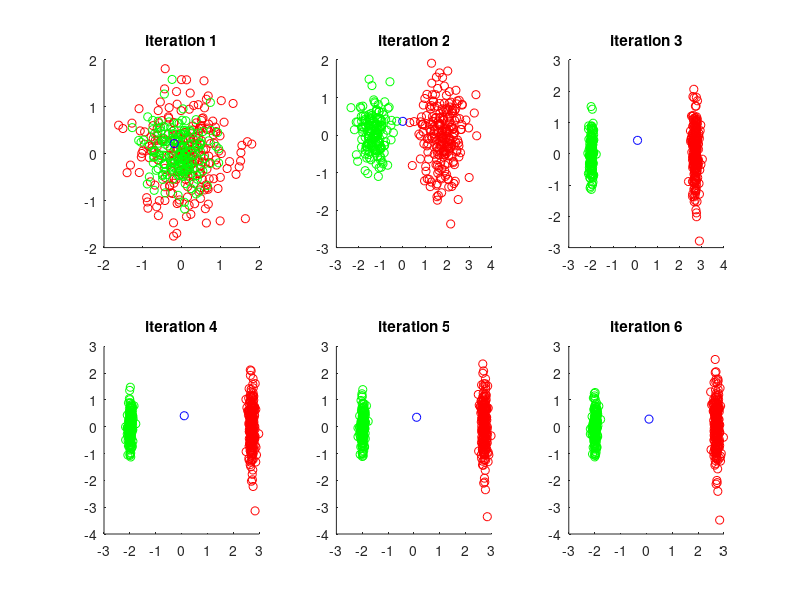

This figure's MATLAB source:
% testing residual least-squares for 3-molecule heterogeneity. ;
% just using random matrices (not operators built by slicing the sphere). ;

DM = 20; DF = 40;
N = 400; pA = 4/7; pB = 3/7; pC = 0/7;
NA = floor(pA*N); NB = floor(pB*N); NC = N-NA-NB;
EA = randn(NA*DM,DF); EB = randn(NB*DM,DF); EC = randn(NC*DM,DF); E = [EA;EB;EC];
FX = randn(DF,1); FA = FX + 0.1*randn(DF,1); FB = FX + 0.1*randn(DF,1); FC = FX + 0.1*randn(DF,1);
F = pA*FA+pB*FB+pC*FC;
MA2 = reshape(EA*FA,DM,NA); MA = MA2(:);
MB2 = reshape(EB*FB,DM,NB); MB = MB2(:);
MC2 = reshape(EC*FC,DM,NC); MC = MC2(:);
M2 = [MA2,MB2,MC2]; M = [MA;MB;MC];
F_r = E\M; R = M - E*F_r; G_r = E\R;
R2 = reshape(R,DM,N);
RA = R2(:,1:NA); RB = R2(:,NA+1:NA+NB); RC = R2(:,NA+NB+1:NA+NB+NC);

v1_iter = zeros(N,1);
v2_iter = zeros(N,1);

max_iteration = 6;
figure; prows = 2; pcols = ceil(max_iteration/prows);
for ni=1:max_iteration;
if (ni==1);
G1_base = transpose(E)*R; G1_base = G1_base/norm(G1_base);
G2_base = randn(DF,1); G2_base = G2_base/norm(G2_base);
 else;
V1 = sparse(1:DM*N,1:DM*N,reshape(repmat(transpose(v1_iter),DM,1),1,DM*N),DM*N,DM*N);
V2 = sparse(1:DM*N,1:DM*N,reshape(repmat(transpose(v2_iter),DM,1),1,DM*N),DM*N,DM*N);
G1_base = transpose(E)*V1*R; G1_base = G1_base/norm(G1_base);
G2_base = transpose(E)*V2*R; G2_base = G2_base - dot(G1_base,G2_base)*G1_base; G2_base = G2_base/norm(G2_base);
end% if first iteration ;
for nn=0:N-1;
Rn = R2(:,1+nn);
En = E(nn*DM + (1:DM),:);
v1_tmp = transpose(Rn)*En*G1_base/norm(Rn).^2;
v2_tmp = transpose(Rn)*En*G2_base/norm(Rn).^2;
if norm(v1_tmp)<1e-6; v1_iter(1+nn) = 1; end;
if norm(v1_tmp)>1e-6; v1_iter(1+nn) = v1_tmp; end;
if norm(v2_tmp)<1e-6; v2_iter(1+nn) = 1; end;
if norm(v2_tmp)>1e-6; v2_iter(1+nn) = v2_tmp; end;
end;% for nn=1:N;
subplot(prows,pcols,ni); hold on;
plot(v1_iter(1:NA),v2_iter(1:NA),'ro');
plot(v1_iter(NA+1:NA+NB),v2_iter(NA+1:NA+NB),'go');
plot(v1_iter(NA+NB+1:NA+NB+NC),v2_iter(NA+NB+1:NA+NB+NC),'bo');
hold off;
title(sprintf('iteration %d',ni));
end;%for ni=1:max_iteration;



